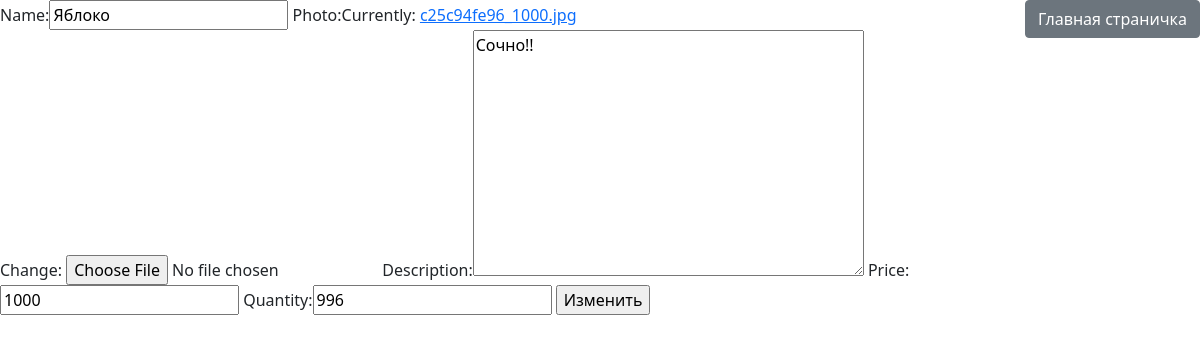
The page /product/4/update/ (signed in) on the database its author committed.
### myshop/models.py (models this page shows, shortened)
class Product(models.Model):
	name = models.CharField(max_length=50)
	photo = models.ImageField(null=True)
	description = models.TextField()
	price = models.PositiveIntegerField()
	quantity = models.PositiveSmallIntegerField()

### myshop/views.py (the view)
# urls.py: path('product/<int:pk>/update/', UpdateProductView.as_view(), name='product_update'),
class UpdateProductView(PermissionRequiredMixin, UpdateView):
	permission_required = 'is_superuser'
	model = Product
	template_name = 'product_update.html'
	success_url = '/'
	fields = '__all__'

### templates/product_update.html (shortened to what this page needs)
{% extends 'base.html' %}
{% block content %}
	<form method="post">
		{{ form }}
		<input type="submit" value="Изменить">
	</form>
{% endblock %}

### rows shown on the page
Product: name "Яблоко", description "Сочно!!", price "1000", quantity "996"
